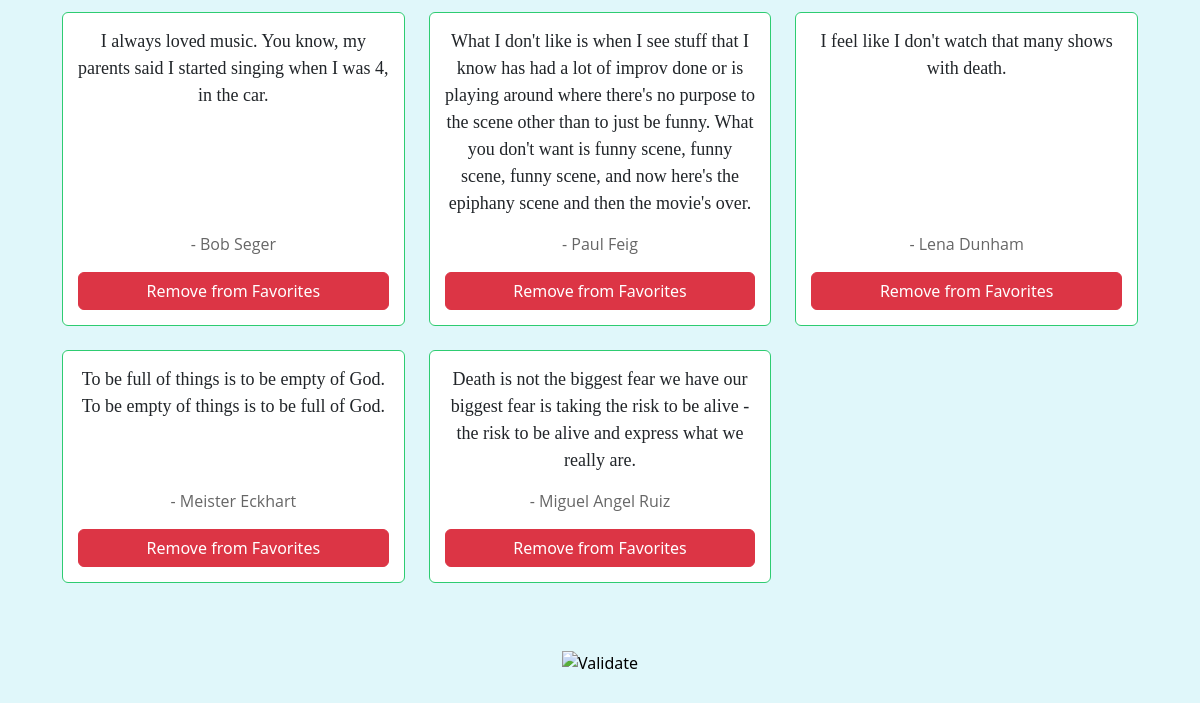
The page /favorites (signed in, lower part) on the database as committed earlier.
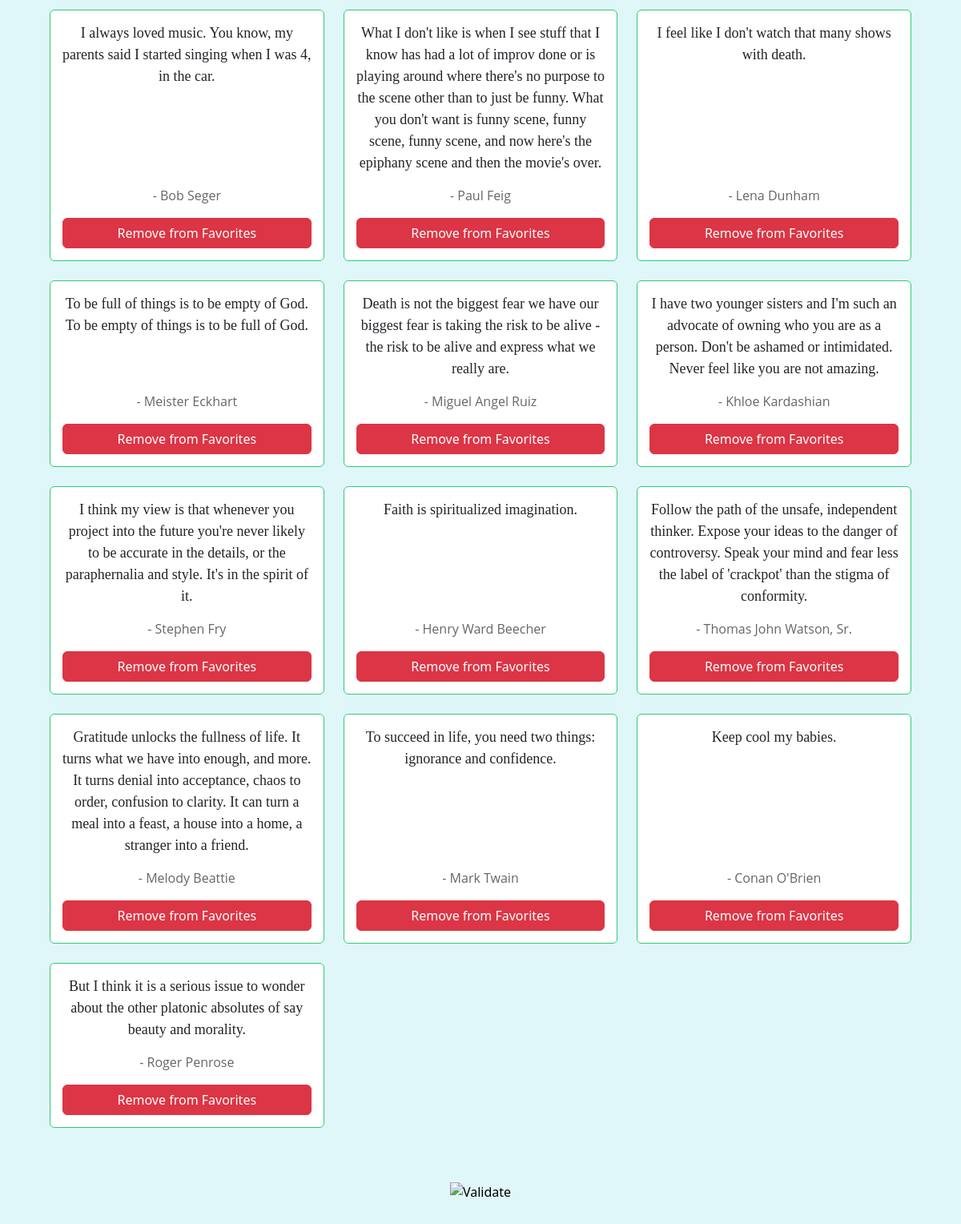
The same page on the database as committed later.
### app.py (models this page shows, shortened)
class Favorites(db.Model):
    __tablename__ = "favorites"
    id = db.Column(db.Integer, primary_key=True)
    user_id = db.Column(db.Integer, db.ForeignKey('users.id'), nullable=False)
    quote = db.Column(db.String(1000), unique=True, nullable=False)
    author = db.Column(db.String(300), nullable=False)

### app.py (the view)
@app.route("/favorites")
@login_required
def favorites():
    user_favorites = Favorites.query.filter_by(user_id=session["user_id"]).all()
    return render_template("favorites.html", favorites=user_favorites)

### helpers.py (called while the page is built)
def login_required(f):
    @wraps(f)
    def decorated_function(*args, **kwargs):
        if session.get("user_id") is None:
            return redirect("/login")
        return f(*args, **kwargs)
    return decorated_function

### templates/favorites.html (shortened to what this page needs)
{% extends "layout.html" %}
{% block main %}
    <div class="favorites-container">
        <div class="row row-cols-1 row-cols-md-2 row-cols-lg-3 g-4">
            {% for favorite in favorites %}
            <div class="col">
                <div class="card h-100">
                    <div class="card-body">
                        <p class="card-text quote-text">{{ favorite.quote }}</p>
                        <p class="card-text author-text">- {{ favorite.author }}</p>
                        <button class="btn btn-danger remove-favorite"
                                data-quote = "{{ favorite.quote|tojson }}"
                                author-quote = "{{ favorite.author|tojson }}"
                                onclick="removeFavorite(this)">
                            Remove from Favorites
                        </button>
                    </div>
                </div>
            </div>
            {% endfor %}
        </div>
    </div>
{% endblock %}

### templates/layout.html (shortened to what this page needs)
<!DOCTYPE html>
<html lang="en">
    <head>
        <link href="https://cdn.jsdelivr.net/npm/bootstrap@5.3.3/dist/css/bootstrap.min.css" rel="stylesheet">
        <link href="/static/styles.css" rel="stylesheet">
    </head>
    <body>
        <main class="container py-5 text-center">
            {% block main %}{% endblock %}
        </main>
        <footer class="mb-5">
            <form action="https://validator.w3.org/check" class="text-center" enctype="multipart/form-data" method="post" target="_blank">
                <input alt="Validate" src="/static/I_heart_validator.png" type="image">
            </form>
        </footer>
    </body>
</html>

### static/styles.css (style rules this page uses)
body { background-color: #e0f7fa; }
.favorites-container { padding: 20px; padding-top: 0px; }
.card { border: 1px solid #2ecc71; transition: transform 0.2s; flex: 0 1 300px; max-width: 400px; margin: 0; display: flex; flex-direction: column; }
.card-body { flex: 1; display: flex; flex-direction: column; justify-content: space-between; padding: 15px; overflow-y: auto; max-height: 400px; }
.quote-text { font-size: 18px; font-family: "Georgia", serif; margin-bottom: 15px; }
.author-text { font-size: 16px; font-family: "Open Sans", sans-serif; color: #666; margin-top: auto; }
.quote-text { font-size: 18px; font-family: "Georgia", serif; }
.author-text { font-size: 16px; font-family: "Open Sans", sans-serif; color: #666 }

Rows that differ between the two databases and show on the page:
added Favorites: quote "I have two younger sisters and I'm such an advocate of owning who you are as a person. Don't be ashamed or intimidated. Never feel like you are not amazing.", author "Khloe Kardashian"
added Favorites: quote "I think my view is that whenever you project into the future you're never likely to be accurate in the details, or the paraphernalia and style. It's in the spirit of it.", author "Stephen Fry"
added Favorites: quote "Faith is spiritualized imagination.", author "Henry Ward Beecher"
added Favorites: quote "Follow the path of the unsafe, independent thinker. Expose your ideas to the danger of controversy. Speak your mind and fear less the label of 'crackpot' than the stigma of conformity.", author "Thomas John Watson, Sr."
added Favorites: quote "Gratitude unlocks the fullness of life. It turns what we have into enough, and more. It turns denial into acceptance, chaos to order, confusion to clarity. It can turn a meal into a feast, a house into a home, a stranger into a friend.", author "Melody Beattie"
added Favorites: quote "To succeed in life, you need two things: ignorance and confidence.", author "Mark Twain"
added Favorites: quote "Keep cool my babies.", author "Conan O'Brien"
added Favorites: quote "But I think it is a serious issue to wonder about the other platonic absolutes of say beauty and morality.", author "Roger Penrose"
